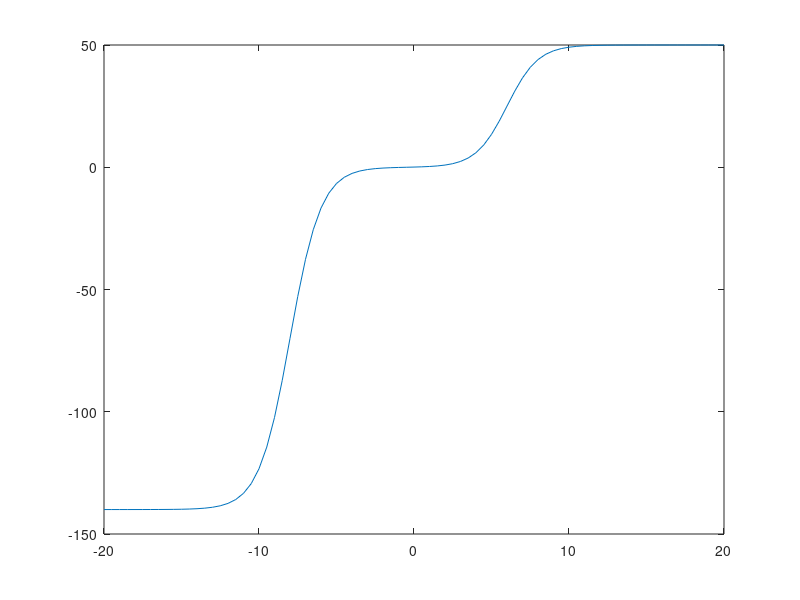

Here is the MATLAB script that generated this plot:
phi_ref=50;
phi_actual=10;
E_ten=-20:0.5:20;
b=5;
a=3;
lim_bottom=150-phi_actual;
lim_upper=phi_ref;
fx=-lim_bottom*(1-1./(1+exp(-(E_ten+3+b))))+lim_upper*(1./(1+exp(-(E_ten-3-a))));
plot(E_ten,fx)